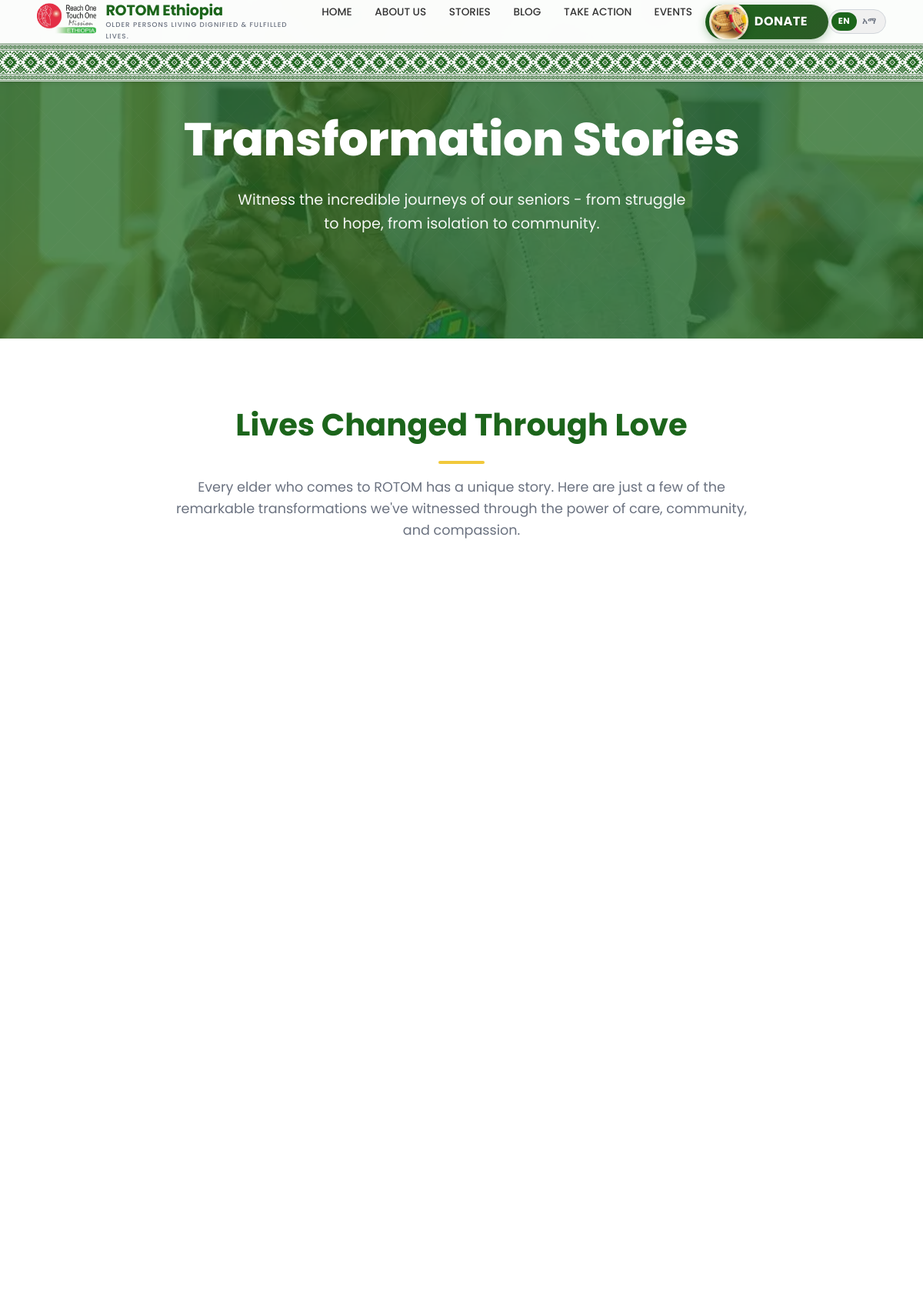
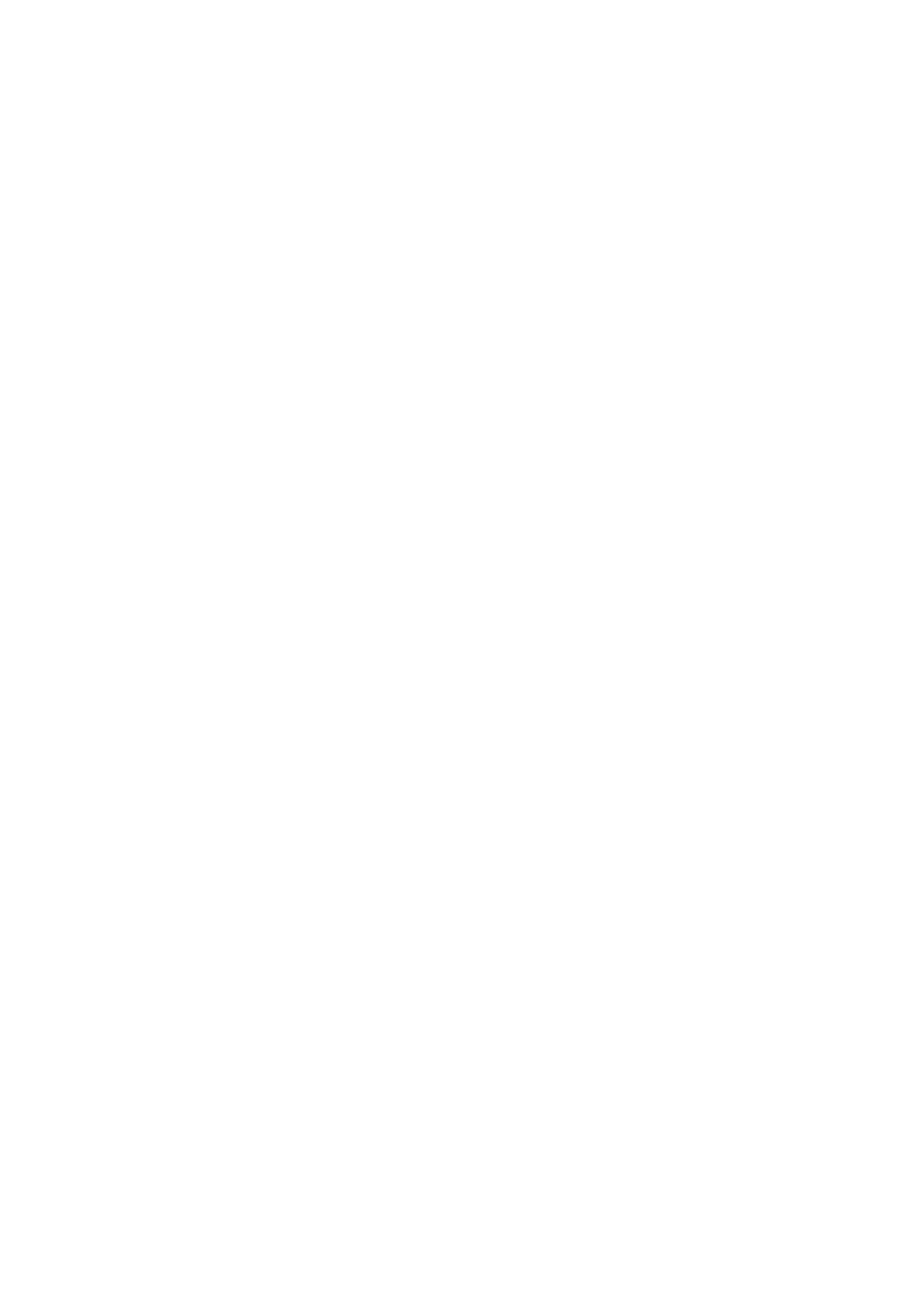
Screenshot of /stories/ (upper part) with the database file from the repository (2 pictures, top to bottom).
### rotom/models.py (models this page shows, shortened)
class SiteContent(models.Model):
    PAGE_CHOICES = [
        ('navbar', 'Navbar'),
        ('home', 'Home Page'),
        ('about', 'About Us Page'),
        ('centerbased', 'Center-Based Care Page'),
        ('homebased', 'Home-Based Care Page'),
        ('champions', 'Champions / Grandchildren Page'),
        ('stories', 'Stories Page'),
        ('takeaction', 'Take Action Page'),
        ('volunteer', 'Volunteer Page'),
    ]
    page = models.CharField(max_length=50, choices=PAGE_CHOICES, db_index=True)
    key = models.CharField(max_length=100, db_index=True, help_text="Internal identifier (e.g. hero_title, hero_subtitle)")
    label = models.CharField(max_length=200, help_text="Human-readable label shown in the dashboard")
    value = models.TextField(blank=True, help_text="The text content displayed on the website (English)")
    value_am = models.TextField(blank=True, default='', help_text="Amharic translation (optional)")
    updated_at = models.DateTimeField(auto_now=True)
    class Meta:
        unique_together = ('page', 'key')
        ordering = ['page', 'key']
        verbose_name = "Site Content"
        verbose_name_plural = "Site Content"

class NavbarPattern(models.Model):
    name = models.CharField(max_length=200, help_text="Pattern name (e.g., Green Ethiopian Pattern)")
    image = models.ImageField(upload_to='patterns/', help_text="Pattern image (recommended: horizontal repeating pattern)")
    height = models.IntegerField(default=60, help_text="Pattern bar height in pixels (default: 60)")
    opacity = models.DecimalField(max_digits=3, decimal_places=2, default=0.80, help_text="Pattern opacity (0.00 to 1.00, default: 0.80)")
    is_active = models.BooleanField(default=False, help_text="Check to use this pattern on the navbar (only one can be active)")
    created_at = models.DateTimeField(auto_now_add=True)
    updated_at = models.DateTimeField(auto_now=True)
    class Meta:
        ordering = ['-is_active', '-created_at']
        verbose_name_plural = "Navbar Patterns"

### rotom/views.py (the view)
# urls.py: path('stories/', views.stories, name='stories'),
def stories(request):
    from rotom.models import Story
    stories = Story.objects.filter(published=True).order_by('order', '-created_at')
    content = _page_content('stories')
    navbar_content = _page_content('navbar')
    return render(request, 'rotom/stories.html', {'stories': stories, 'content': content, 'navbar_content': navbar_content})

### rotom/context_processors.py (called while the page is built)
def navbar_pattern(request):
    try:
        active_pattern = NavbarPattern.objects.filter(is_active=True).first()
    except Exception:
        active_pattern = None
    try:
        navbar_content = {obj.key: obj.value for obj in SiteContent.objects.filter(page='navbar')}
    except Exception:
        navbar_content = {}
    return {
        'navbar_pattern': active_pattern,
        'navbar_content': navbar_content,
    }

### rotom/templatetags/lang_tags.py (called while the page is built)
@register.simple_tag
def bilingual(en_value, am_value='', tag='span', **kwargs):
    en_text = conditional_escape(en_value) if en_value else ''
    am_text = conditional_escape(am_value) if am_value else ''
    if not am_text:
        return mark_safe(en_text)
    return mark_safe(
        f'<{tag} class="lang-en">{en_text}</{tag}>'
        f'<{tag} class="lang-am">{am_text}</{tag}>'
    )

### rotom/templatetags/story_filters.py (called while the page is built)
@register.filter(name='split_paragraphs')
def split_paragraphs(value):
    if not value:
        return []
    paragraphs = [p.strip() for p in value.split('\n\n') if p.strip()]
    return paragraphs

### rotom/views.py (called while the page is built)
def _page_content(page):
    return {obj.key: obj.value for obj in SiteContent.objects.filter(page=page)}

### rotom/templates/rotom/stories.html (shortened to what this page needs)
{% extends 'rotom/base.html' %}
{% load static %}
{% load image_tags %}
{% load story_filters %}
{% load lang_tags %}
{% block extra_css %}
<link rel="stylesheet" href="{% static 'css/stories.css' %}">
{% endblock %}
{% block content %}
{% include 'rotom/navbar.html' %}
<section class="hero" style="position: relative; overflow: hidden;">
    {% webp_picture 'images/stories-hero.jpg' alt="" fetchpriority="high" img_class="hero-background" style="position: absolute; top: 0; left: 0; width: 100%; height: 100%; object-fit: cover;" %}
    <div style="position: absolute; top: 0; left: 0; right: 0; bottom: 0; background: rgba(28, 101, 27, 0.75); z-index: 0;"></div>
    <div class="hero-content" style="position: relative; z-index: 2;">
        <h1>{{ content.hero_title|default:"Transformation Stories" }}</h1>
        <p>{{ content.hero_subtitle|default:"Witness the incredible journeys of our seniors - from struggle to hope, from isolation to community." }}</p>
    </div>
</section>
<section class="intro-section">
    <h2 class="section-title">{{ content.intro_title|default:"Lives Changed Through Love" }}</h2>
    <p class="section-subtitle">{{ content.intro_subtitle|default:"Every elder who comes to ROTOM has a unique story. Here are just a few of the remarkable transformations we've witnessed through the power of care, community, and compassion." }}</p>
</section>
<div class="stories-container">
</div>
{% endblock %}

### rotom/templates/rotom/navbar.html (shortened to what this page needs)
{% load static %}
{% load image_tags %}
<nav class="navbar" id="mainNavbar">
    <a href="{{ SCRIPT_NAME }}/" class="navbar-brand">
        {% webp_picture 'images/logo.png' alt="ROTOM Logo" loading="eager" fetchpriority="high" %}
        <div class="brand-text">
            <span class="brand-name">{{ navbar_content.brand_name|default:"ROTOM Ethiopia" }}</span>
            <span class="brand-tagline">{{ navbar_content.brand_tagline|default:"Older persons living dignified & fulfilled lives." }}</span>
        </div>
    </a>
    <ul class="navbar-nav">
        <li><a href="{{ SCRIPT_NAME }}/">{{ navbar_content.nav_home|default:"HOME" }}</a></li>
        <li><a href="{{ SCRIPT_NAME }}{% url 'ourstory' %}">{{ navbar_content.nav_about|default:"ABOUT US" }}</a></li>
        <li><a href="{{ SCRIPT_NAME }}{% url 'stories' %}">{{ navbar_content.nav_stories|default:"STORIES" }}</a></li>
        <li><a href="{{ SCRIPT_NAME }}{% url 'blog' %}">{{ navbar_content.nav_blog|default:"BLOG" }}</a></li>
        <li><a href="{{ SCRIPT_NAME }}{% url 'take_action' %}">{{ navbar_content.nav_takeaction|default:"TAKE ACTION" }}</a></li>
        <li><a href="{{ SCRIPT_NAME }}{% url 'events' %}">{{ navbar_content.nav_events|default:"EVENTS" }}</a></li>
        <li><a href="{{ SCRIPT_NAME }}{% url 'donate' %}" class="donate-btn"><span>{{ navbar_content.nav_donate|default:"DONATE" }}</span></a></li>
    </ul>
    <button class="lang-toggle" id="langToggle" aria-label="Switch language" title="Switch language">
        <span class="lang-option" data-lang="en">EN</span>
        <span class="lang-slider"></span>
        <span class="lang-option" data-lang="am">አማ</span>
    </button>
</nav>
{% if navbar_pattern %}
<div class="bottom-pattern" style="
    background-image: url('{{ navbar_pattern.image.url }}');
    height: {{ navbar_pattern.height }}px;
    --pattern-opacity: {{ navbar_pattern.opacity }};
"></div>
{% endif %}

### static/css/animations.css (style rules this page uses)
img { transition: opacity 0.5s ease, transform 0.4s ease; will-change: opacity, transform; }
img.loaded { opacity: 1; }

### static/css/navbar.css (style rules this page uses)
* { margin: 0; padding: 0; box-sizing: border-box; }
html { margin: 0 !important; padding: 0 !important; position: relative; }
body { margin: 0 !important; padding: 0 !important; position: relative; }
body::before, html::before { display: none !important; }
.bottom-pattern { width: 100%; background-repeat: repeat-x; background-position: center; background-size: auto 100%; position: fixed; top: 56px; left: 0; z-index: 999; box-shadow: 0 2px 5px rgba(0,0,0,0.1); margin: 0 !important; padding: 0 !important; display: block; }
.navbar { display: flex; justify-content: space-between; align-items: center; background: rgba(255, 255, 255, 0.98); padding: 0.5rem 3rem; position: fixed; width: 100%; top: 0 !important; left: 0; margin: 0 !important; z-index: 1000; box-shadow: 0 2px 10px rgba(0, 0, 0, 0.08); backdrop-filter: blur(10px); -webkit-backdrop-filter: blur(10px); transition: all 0.3s ease; height: 56px; }
.navbar-brand { display: flex; align-items: center; text-decoration: none; color: inherit; gap: 0.8rem; }
.navbar-brand img { height: 40px; transition: transform 0.3s ease; }
.navbar-brand .brand-text { display: flex; flex-direction: column; }
.navbar-brand .brand-name { font-size: 1.2rem; font-weight: 700; color: #1C651B; letter-spacing: -0.3px; font-family: 'Poppins', sans-serif; line-height: 1.2; }
.navbar-brand .brand-tagline { font-size: 0.55rem; color: #6b7280; font-weight: 500; letter-spacing: 1px; text-transform: uppercase; font-family: 'Poppins', sans-serif; }
.navbar-nav { display: flex; list-style: none; align-items: center; gap: 0.3rem; }
.navbar-nav li a { color: #333; text-decoration: none; font-size: 0.85rem; font-weight: 500; padding: 0.4rem 0.8rem; position: relative; transition: color 0.3s ease; font-family: 'Poppins', sans-serif; }
.navbar-nav li a:not(.donate-btn)::after { content: ''; position: absolute; bottom: 0; left: 50%; transform: translateX(-50%); width: 0; height: 2px; background: #1C651B; transition: width 0.3s ease; }
.donate-btn { background: linear-gradient(135deg, #1C651B, #2d5a27); color: white !important; padding: 0.4rem 1.5rem 0.4rem 4rem !important; border-radius: 35px; font-weight: 600; text-decoration: none; transition: all 0.3s ease; box-shadow: 0 3px 12px rgba(28, 101, 27, 0.3); font-family: 'Poppins', sans-serif; position: relative; overflow: hidden; display: flex; align-items: center; gap: 0.5rem; min-width: 160px; height: 45px; }
.donate-btn::before { content: ''; position: absolute; top: 50%; left: 5px; transform: translateY(-50%); width: 45px; height: 45px; background: url("../images/muday.jpg") center/cover; border-radius: 50%; border: 3px solid rgba(255, 255, 255, 0.6); box-shadow: 0 3px 10px rgba(0, 0, 0, 0.3); transition: all 0.3s ease; z-index: 1; }
.donate-btn::after { content: ''; position: absolute; top: 0; left: 0; right: 0; bottom: 0; background: linear-gradient(45deg, transparent 30%, rgba(255, 255, 255, 0.15) 50%, transparent 70%); transform: translateX(-100%); transition: transform 0.6s ease; }
.donate-btn span { position: relative; z-index: 2; font-size: 1rem; letter-spacing: 0.5px; font-weight: 700; text-shadow: 0 1px 2px rgba(0, 0, 0, 0.2); }
.lang-toggle { display: flex; align-items: center; gap: 0; background: #f0f0f0; border: 1.5px solid #d1d5db; border-radius: 999px; padding: 3px 4px; cursor: pointer; position: relative; height: 32px; min-width: 72px; transition: border-color 0.2s; flex-shrink: 0; }
.lang-toggle .lang-option { position: relative; z-index: 2; font-size: 0.7rem; font-weight: 700; letter-spacing: 0.03em; color: #6b7280; padding: 0 8px; transition: color 0.25s; user-select: none; line-height: 1; }
.lang-toggle .lang-slider { position: absolute; top: 3px; left: 3px; width: calc(50% - 3px); height: calc(100% - 6px); background: #1C651B; border-radius: 999px; transition: transform 0.25s cubic-bezier(0.4, 0, 0.2, 1); z-index: 1; }
.lang-toggle[data-active="en"] .lang-option[data-lang="en"], .lang-toggle[data-active="am"] .lang-option[data-lang="am"] { color: #fff; }

### static/css/footer.css (style rules this page uses)
:root { --primary: #1A5D1A; --secondary: #F1C93B; --accent: #3D8361; --light: #F8F9FA; --dark: #212529; --gray: #6C757D; --transition: all 0.3s cubic-bezier(0.25, 0.8, 0.25, 1); }

### rows the page displays
SiteContent: brand_name "ROTOM Ethiopia"
NavbarPattern: image (picture)

### other values shown
{{ navbar_content.nav_home|default:"HOME" }} "HOME"
{{ navbar_content.nav_about|default:"ABOUT US" }} "ABOUT US"
{{ navbar_content.nav_stories|default:"STORIES" }} "STORIES"
{{ navbar_content.nav_blog|default:"BLOG" }} "BLOG"
{{ navbar_content.nav_takeaction|default:"TAKE ACTION" }} "TAKE ACTION"
{{ navbar_content.nav_events|default:"EVENTS" }} "EVENTS"
{{ navbar_content.nav_donate|default:"DONATE" }} "DONATE"
{{ content.hero_title|default:"Transformation Stories" }} "Transformation Stories"
{{ content.intro_title|default:"Lives Changed Through Love" }} "Lives Changed Through Love"
